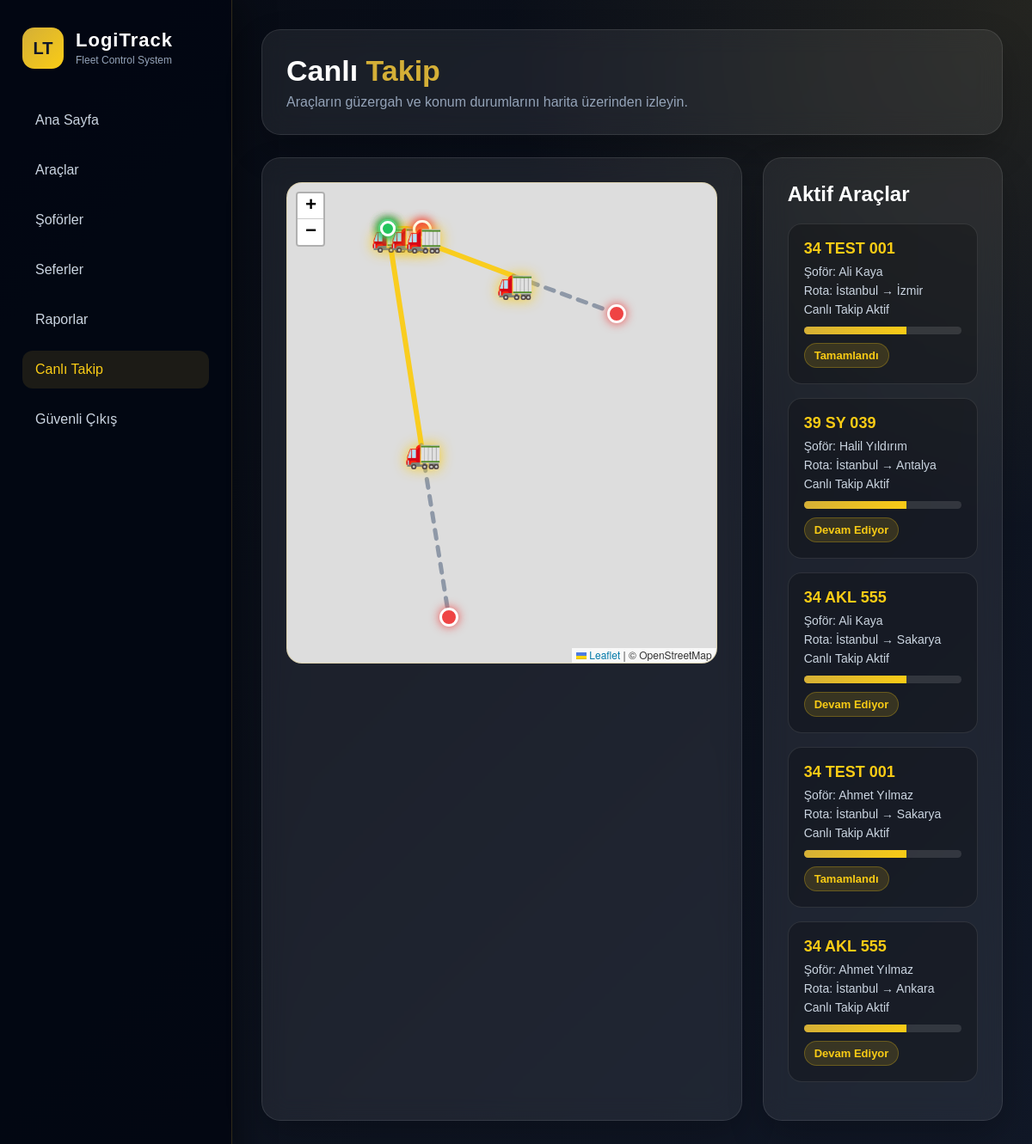
The page /canli-takip/ (signed in) on the database its author committed.
### lojistik/models.py (models this page shows, shortened)
class Sefer(models.Model):
    arac = models.ForeignKey(Arac, on_delete=models.CASCADE)
    sofor = models.ForeignKey(Sofor, on_delete=models.CASCADE)
    cikis_noktasi = models.CharField(max_length=100)
    varis_noktasi = models.CharField(max_length=100)
    tahmini_sure = models.IntegerField()
    durum = models.CharField(max_length=30)

class Arac(models.Model):
    plaka = models.CharField(max_length=20)
    marka = models.CharField(max_length=50)
    model = models.CharField(max_length=50)
    durum = models.CharField(max_length=20)

class Sofor(models.Model):
    user = models.OneToOneField(
        User,
        on_delete=models.CASCADE,
        null=True,
        blank=True
    )
    ad_soyad = models.CharField(max_length=100)
    telefon = models.CharField(max_length=20)
    ehliyet_no = models.CharField(max_length=30)

### lojistik/views.py (the view)
# urls.py: path('canli-takip/', views.canli_takip, name='canli_takip'),
@login_required
def canli_takip(request):
    if kullanici_sofor_mu(request):
        return redirect('/sofor-panel/')
    return render(request, 'canli_takip.html', {
        'seferler': Sefer.objects.all()
    })

### lojistik/views.py (called while the page is built)
def kullanici_sofor_mu(request):
    return Sofor.objects.filter(user=request.user).exists()

### lojistik/templates/canli_takip.html (shortened to what this page needs)
<!DOCTYPE html>
<html lang="tr">
<head>
    <link rel="stylesheet" href="https://unpkg.com/leaflet/dist/leaflet.css">
</head>
<body>
<div class="container">
    <div class="sidebar">
        <div class="brand">
            <div class="brand-logo">LT</div>
            <div class="brand-text">
                <strong>LogiTrack</strong>
                <span>Fleet Control System</span>
            </div>
        </div>
        <a href="/dashboard/">Ana Sayfa</a>
        <a href="/araclar/">Araçlar</a>
        <a href="/soforler/">Şoförler</a>
        <a href="/seferler/">Seferler</a>
        <a href="/raporlar/">Raporlar</a>
        <a href="/canli-takip/" class="active">Canlı Takip</a>
        <a href="/cikis/">Güvenli Çıkış</a>
    </div>
    <div class="main">
        <div class="topbar">
            <h1>Canlı <span>Takip</span></h1>
            <p>Araçların güzergah ve konum durumlarını harita üzerinden izleyin.</p>
        </div>
        <div class="content-grid">
            <div class="map-card">
                <div id="map"></div>
            </div>
            <div class="vehicle-card">
                <h2>Aktif Araçlar</h2>
                {% for sefer in seferler %}
                <div class="track-item">
                    <strong>{{ sefer.arac.plaka }}</strong>
                    <p>Şoför: {{ sefer.sofor.ad_soyad }}</p>
                    <p>Rota: {{ sefer.cikis_noktasi }} → {{ sefer.varis_noktasi }}</p>
                    <p>Canlı Takip Aktif</p>
                    <div class="progress">
                        <span></span>
                    </div>
                    <span class="status">{{ sefer.durum }}</span>
                </div>
                {% empty %}
                <div class="track-item">
                    <strong>Kayıt yok</strong>
                    <p>Henüz takip edilecek sefer bulunmuyor.</p>
                </div>
                {% endfor %}
            </div>
        </div>
    </div>
</div>
</body>
</html>

### lojistik/templates/canli_takip.html (style rules this page uses)
* { box-sizing: border-box; }
body { margin: 0; font-family: Arial, sans-serif; background: #070b14; color: #e5e7eb; }
.container { display: flex; min-height: 100vh; background: radial-gradient(circle at top right, rgba(212,175,55,0.12), transparent 34%), linear-gradient(135deg, #070b14, #111827); }
.sidebar { width: 270px; background: rgba(3, 7, 18, 0.96); padding: 32px 26px; border-right: 1px solid rgba(212,175,55,0.22); box-shadow: 12px 0 35px rgba(0,0,0,0.35); }
.brand { display: flex; align-items: center; gap: 14px; margin-bottom: 38px; }
.brand-logo { width: 48px; height: 48px; border-radius: 14px; background: linear-gradient(135deg, #d4af37, #facc15); display: flex; align-items: center; justify-content: center; color: #111827; font-weight: 900; font-size: 20px; }
.brand-text strong { display: block; font-size: 22px; letter-spacing: 1px; color: white; }
.brand-text span { font-size: 12px; color: #94a3b8; }
.sidebar a { display: block; color: #cbd5e1; text-decoration: none; margin: 14px 0; padding: 13px 15px; border-radius: 12px; font-size: 16px; }
.sidebar a:hover, .sidebar .active { background: rgba(212,175,55,0.12); color: #facc15; }
.main { flex: 1; padding: 34px; }
.topbar, .map-card, .vehicle-card { background: rgba(255,255,255,0.07); padding: 28px; border-radius: 22px; margin-bottom: 26px; border: 1px solid rgba(255,255,255,0.10); box-shadow: 0 18px 40px rgba(0,0,0,0.22); backdrop-filter: blur(14px); }
.topbar h1 { margin: 0; color: white; font-size: 34px; }
.topbar h1 span { color: #d4af37; }
.topbar p { margin: 8px 0 0; color: #94a3b8; }
.content-grid { display: grid; grid-template-columns: 2fr 1fr; gap: 24px; }
#map { width: 100%; height: 560px; border-radius: 18px; overflow: hidden; border: 1px solid rgba(212,175,55,0.28); }
.vehicle-card h2 { margin-top: 0; color: white; }
.track-item { background: rgba(0,0,0,0.25); border: 1px solid rgba(255,255,255,0.10); border-radius: 16px; padding: 18px; margin-bottom: 16px; }
.track-item strong { display: block; color: #facc15; font-size: 18px; margin-bottom: 8px; }
.track-item p { margin: 6px 0; color: #cbd5e1; font-size: 14px; }
.progress { width: 100%; height: 9px; border-radius: 20px; background: rgba(255,255,255,0.12); overflow: hidden; margin-top: 12px; }
.progress span { display: block; height: 100%; width: 65%; background: linear-gradient(135deg, #d4af37, #facc15); }
.status { display: inline-block; margin-top: 10px; padding: 6px 11px; border-radius: 20px; background: rgba(250,204,21,0.14); color: #facc15; border: 1px solid rgba(250,204,21,0.26); font-size: 13px; font-weight: bold; }

### rows shown on the page
Sefer: arac.plaka "34 TEST 001", sofor.ad_soyad "Ali Kaya", cikis_noktasi "İstanbul", varis_noktasi "İzmir", durum "Tamamlandı"
Sefer: arac.plaka "39 SY 039", sofor.ad_soyad "Halil Yıldırım", cikis_noktasi "İstanbul", varis_noktasi "Antalya", durum "Devam Ediyor"
Sefer: arac.plaka "34 AKL 555", sofor.ad_soyad "Ali Kaya", cikis_noktasi "İstanbul", varis_noktasi "Sakarya", durum "Devam Ediyor"
Sefer: arac.plaka "34 TEST 001", sofor.ad_soyad "Ahmet Yılmaz", cikis_noktasi "İstanbul", varis_noktasi "Sakarya", durum "Tamamlandı"
Sefer: arac.plaka "34 AKL 555", sofor.ad_soyad "Ahmet Yılmaz", cikis_noktasi "İstanbul", varis_noktasi "Ankara", durum "Devam Ediyor"
